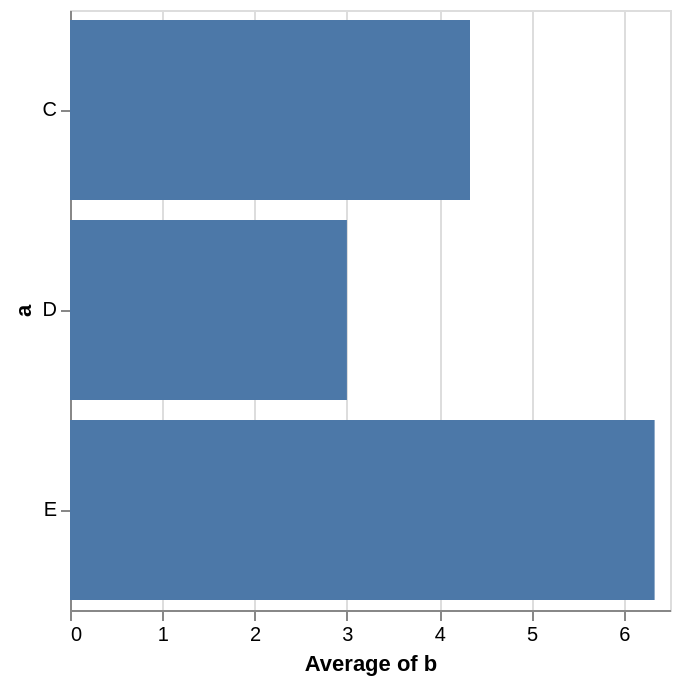

Write the Vega-Lite specification saved for this chart.
### Vega-Lite specification from a JSON file in a GitHub repository (floating-point values rounded to 4 significant figures)
{"$schema": "https://vega.github.io/schema/vega-lite/v5.json", "height": 300, "width": "container", "data": {"values": [{"a": "C", "b": 2}, {"a": "C", "b": 7}, {"a": "C", "b": 4}, {"a": "D", "b": 1}, {"a": "D", "b": 2}, {"a": "D", "b": 6}, {"a": "E", "b": 8}, {"a": "E", "b": 4}, {"a": "E", "b": 7}]}, "mark": "bar", "encoding": {"y": {"field": "a", "type": "nominal"}, "x": {"aggregate": "average", "field": "b", "type": "quantitative", "axis": {"title": "Average of b"}}}}
